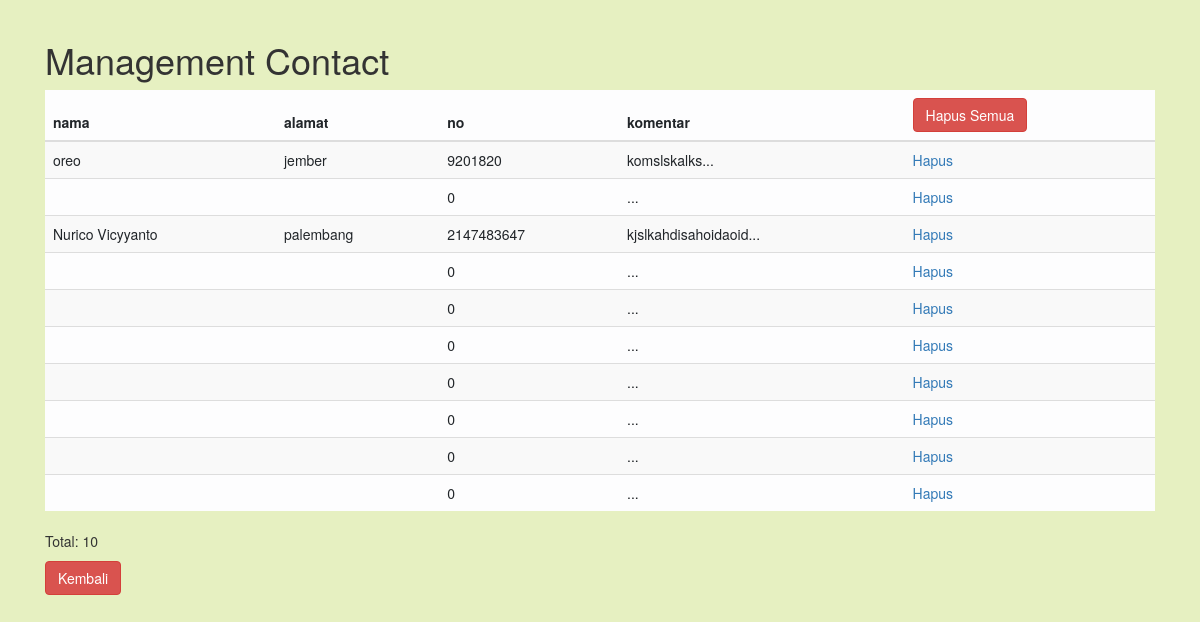
/admin/menu/contact/index.php, run on an earlier commit of the app's database.
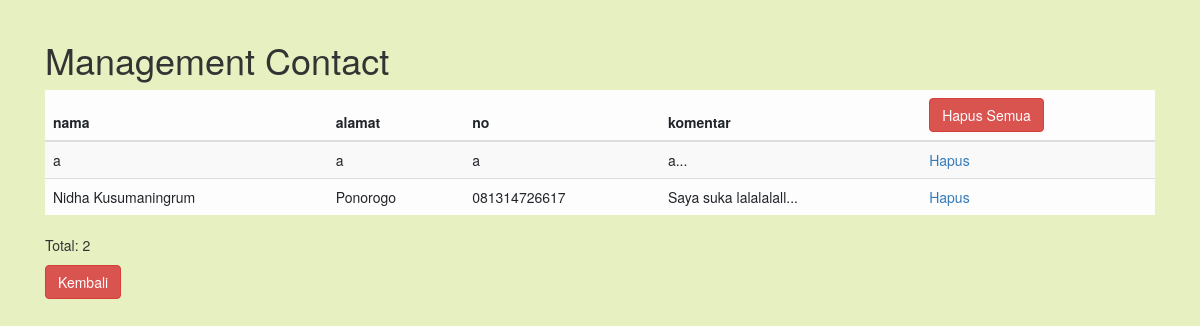
And on a later commit of the database.
### tables this page shows
CREATE TABLE `kontak` (
  `nama` varchar(30) NOT NULL,
  `alamat` varchar(50) NOT NULL,
  `no` varchar(12) NOT NULL,
  `komentar` text NOT NULL
);

### admin/menu/contact/index.php (the view, shortened to what this page needs)
<?php include("koneksi.php"); ?>
<!DOCTYPE html>
<html lang="en">
  <head>
    <link rel="stylesheet" type="text/css" href="../../css/main.css">
    <link rel="stylesheet" type="text/css" href="https://maxcdn.bootstrapcdn.com/font-awesome/4.7.0/css/font-awesome.min.css">
    <link href="https://stackpath.bootstrapcdn.com/bootstrap/3.4.1/css/bootstrap.min.css" rel="stylesheet">
<link href="https://cdn.jsdelivr.net/npm/summernote@0.8.18/dist/summernote.min.css" rel="stylesheet">
  </head>
<body style="background-color: rgb(230, 240, 193);">
<div class="container">
	<br>
	<h1>Management Contact</h1>
	<table class="table table-striped table-light">
	<thead>
		<tr>
			<th>nama</th>
			<th>alamat</th>
			<th>no</th>
			<th>komentar</th>
			<th>                <a
                        href="hapussemua.php?delete" class="btn btn-danger"
                        onclick="return confirm('Apakah Anda yakin ingin mengapus semua data Produk?')">
                        Hapus Semua
                    </a></th>
		</tr>
	</thead>
	<tbody>
		<?php
		$sql = "SELECT * FROM kontak";
		$query = mysqli_query($db, $sql);
		while($kontak = mysqli_fetch_array($query)){
			echo "<tr>";
			echo "<td>".$kontak['nama']."</td>";
			echo "<td>".$kontak['alamat']."</td>";
			echo "<td>".$kontak['no']."</td>";
			echo "<td>".substr(strip_tags($kontak['komentar']),0,20) . "..."."</td>";
			echo "<td>";
			echo "<a  href='hapus.php?id=".$kontak['id']."' >Hapus</a>";
			echo "</td>";
			echo "</tr>";
		}
		?>
	</tbody>
	</table>
	<p>Total: <?php echo mysqli_num_rows($query) ?></p>
	<a class="btn btn-danger" href="../../index.php" role="button">Kembali</a>
	</body>
</html>
</body>
</html>

What changed in the data, as far as the page shows it:
removed kontak: nama "oreo", alamat "jember", no "9201820", komentar "komslskalks"
removed kontak: no "0"
removed kontak: nama "Nurico Vicyyanto", alamat "palembang", no "2147483647", komentar "kjslkahdisahoidaoid"
removed kontak: no "0"
removed kontak: no "0"
removed kontak: no "0"
removed kontak: no "0"
removed kontak: no "0"
removed kontak: no "0"
removed kontak: no "0"
added kontak: nama "a", alamat "a", no "a", komentar "a"
added kontak: nama "Nidha Kusumaningrum", alamat "Ponorogo", no "081314726617", komentar "Saya suka lalalalall"
Also different on the page:
mysqli_num_rows($query): "10" → "2"
